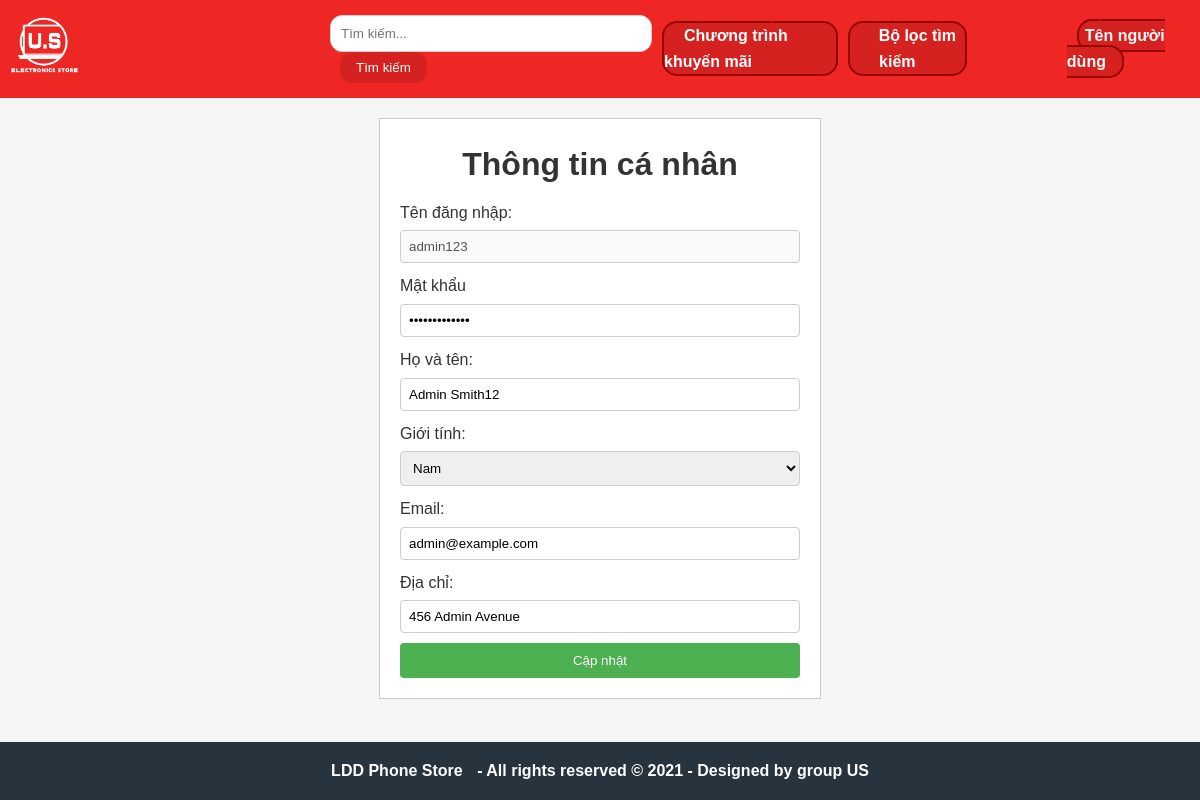
Screenshot of /layout/profile.php (signed in) with the database file from the repository.
### tables this page shows
CREATE TABLE `users` (
  `user_id` int(11) NOT NULL,
  `username` varchar(50) NOT NULL,
  `password` varchar(255) NOT NULL,
  `full_name` varchar(100) DEFAULT NULL,
  `sex` enum('Male','Female') DEFAULT NULL,
  `email` varchar(100) NOT NULL,
  `address` varchar(200) DEFAULT NULL,
  `type` enum('user','admin') NOT NULL
);

### layout/checklogin.php (called while the page is built, shortened)
<?php
include_once 'connect.php';
$user_id = $_SESSION['user_id'];
$sql = "SELECT * FROM users WHERE user_id = $user_id";
$result = $conn->query($sql);
if ($result->num_rows === 1) {
    $user_data = $result->fetch_assoc();
} else {
    echo "Error: User data not found.";
    exit();
}
?>

### layout/profile.php (the view, shortened to what this page needs)
<!DOCTYPE html>
<html lang="en">
<head>
    <link rel="stylesheet" href="/css/profile.css">
</head>
<body>
    <header><?php
    include_once 'header.php';?></header>
    <main><?php include 'checklogin.php' ?>
        <form action="/action/process_profile_update.php" method="post" class="profile-user">
        <h1>Thông tin cá nhân</h1>
        <label for="username">Tên đăng nhập:</label>
        <input type="text" disabled id="username" name="username" value="<?php echo $user_data['username']; ?>" disabled>
        <br>
        <label for="password">Mật khẩu</label>
        <input type="password" id="password" name="password" value="<?php echo $user_data['password']; ?>">
        <br>
        <label for="full_name">Họ và tên:</label>
        <input type="text" id="full_name" name="full_name" value="<?php echo $user_data['full_name']; ?>">
        <br>
        <label for="sex">Giới tính:</label>
        <select id="sex" name="sex">
            <option value="Male" <?php echo ($user_data['sex'] === 'Male') ? 'selected' : ''; ?>>Nam</option>
        </select>
        <br>
        <label for="email">Email:</label>
        <input type="email" id="email" name="email" value="<?php echo $user_data['email']; ?>">
        <br>
        <label for="address">Địa chỉ:</label>
        <input type="text" id="address" name="address" value="<?php echo $user_data['address']; ?>">
        <br>
        <input type="submit" value="Cập nhật">
    </form></main>
    <footer><?php include_once 'footer.php';  ?></footer>
</body>
</html>

### css/profile.css (style rules this page uses)
body { font-family: Arial, sans-serif; margin: 0; padding: 0; background-color: #f5f5f5; }
.profile-user { max-width: 400px; margin: 20px auto; padding: 20px; border: 1px solid #ccc; background-color: #fff; }
.profile-user h1 { margin: 0; text-align: center; color: #333; }
.profile-user label { display: block; margin-top: 10px; color: #333; }
.profile-user input[type="text"], .profile-user input[type="password"], .profile-user select, .profile-user input[type="email"] { width: 100%; padding: 8px; margin-top: 5px; border: 1px solid #ccc; border-radius: 4px; box-sizing: border-box; }
.profile-user input[type="submit"] { width: 100%; padding: 10px; margin-top: 10px; background-color: #4CAF50; color: #fff; border: none; border-radius: 4px; cursor: pointer; }

### css/header.css (style rules this page uses)
body { font-family: Arial, sans-serif; margin: auto; padding: 0; line-height: 1.6; }
header { position: -webkit-sticky; position: sticky; top: 0; background-color: #ee2624; padding: 5px; display: flex; align-items: center; justify-content: center; z-index: 9999; }

### css/footer.css (style rules this page uses)
html, body { margin: 0; padding: 0; height: 100%; }
body { display: flex; flex-direction: column; }
main { flex-grow: 1; }
footer { background-color: #27343e; flex-shrink: 0; text-align: center; }

### rows the page displays
users: username "admin123", full_name "Admin Smith12", sex "Nam", email "admin@example.com", address "456 Admin Avenue"
